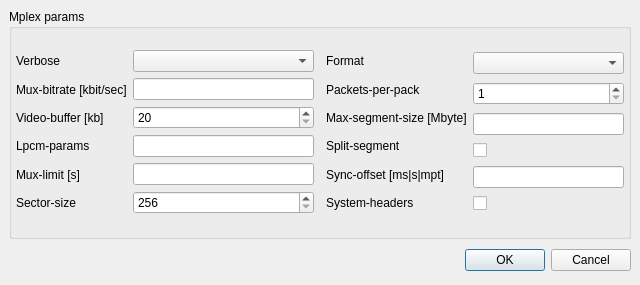
<ui version="4.0" >
 <class>TTMplexParamsDlg</class>
 <widget class="QDialog" name="TTMplexParamsDlg" >
  <property name="geometry" >
   <rect>
    <x>0</x>
    <y>0</y>
    <width>640</width>
    <height>285</height>
   </rect>
  </property>
  <property name="sizePolicy" >
   <sizepolicy vsizetype="Fixed" hsizetype="Fixed" >
    <horstretch>0</horstretch>
    <verstretch>0</verstretch>
   </sizepolicy>
  </property>
  <property name="windowTitle" >
   <string>Mplex-Params</string>
  </property>
  <layout class="QGridLayout" >
   <property name="leftMargin" >
    <number>9</number>
   </property>
   <property name="topMargin" >
    <number>9</number>
   </property>
   <property name="rightMargin" >
    <number>9</number>
   </property>
   <property name="bottomMargin" >
    <number>9</number>
   </property>
   <property name="horizontalSpacing" >
    <number>6</number>
   </property>
   <property name="verticalSpacing" >
    <number>6</number>
   </property>
   <item row="0" column="0" >
    <widget class="QGroupBox" name="groupBox" >
     <property name="title" >
      <string>Mplex params</string>
     </property>
     <layout class="QGridLayout" >
      <property name="leftMargin" >
       <number>4</number>
      </property>
      <property name="topMargin" >
       <number>4</number>
      </property>
      <property name="rightMargin" >
       <number>4</number>
      </property>
      <property name="bottomMargin" >
       <number>4</number>
      </property>
      <property name="horizontalSpacing" >
       <number>12</number>
      </property>
      <property name="verticalSpacing" >
       <number>12</number>
      </property>
      <item row="0" column="1" >
       <layout class="QHBoxLayout" >
        <property name="spacing" >
         <number>6</number>
        </property>
        <property name="leftMargin" >
         <number>0</number>
        </property>
        <property name="topMargin" >
         <number>0</number>
        </property>
        <property name="rightMargin" >
         <number>0</number>
        </property>
        <property name="bottomMargin" >
         <number>0</number>
        </property>
        <item>
         <layout class="QVBoxLayout" >
          <property name="spacing" >
           <number>6</number>
          </property>
          <property name="leftMargin" >
           <number>0</number>
          </property>
          <property name="topMargin" >
           <number>0</number>
          </property>
          <property name="rightMargin" >
           <number>0</number>
          </property>
          <property name="bottomMargin" >
           <number>0</number>
          </property>
          <item>
           <widget class="QLabel" name="label" >
            <property name="text" >
             <string>Format</string>
            </property>
           </widget>
          </item>
          <item>
           <widget class="QLabel" name="label_8" >
            <property name="text" >
             <string>Packets-per-pack</string>
            </property>
           </widget>
          </item>
          <item>
           <widget class="QLabel" name="label_9" >
            <property name="text" >
             <string>Max-segment-size [Mbyte]</string>
            </property>
           </widget>
          </item>
          <item>
           <widget class="QLabel" name="label_11" >
            <property name="text" >
             <string>Split-segment</string>
            </property>
           </widget>
          </item>
          <item>
           <widget class="QLabel" name="label_6" >
            <property name="text" >
             <string>Sync-offset [ms|s|mpt]</string>
            </property>
           </widget>
          </item>
          <item>
           <widget class="QLabel" name="label_10" >
            <property name="text" >
             <string>System-headers</string>
            </property>
           </widget>
          </item>
         </layout>
        </item>
        <item>
         <layout class="QVBoxLayout" >
          <property name="spacing" >
           <number>6</number>
          </property>
          <property name="leftMargin" >
           <number>0</number>
          </property>
          <property name="topMargin" >
           <number>0</number>
          </property>
          <property name="rightMargin" >
           <number>0</number>
          </property>
          <property name="bottomMargin" >
           <number>0</number>
          </property>
          <item>
           <widget class="QComboBox" name="cbFormat" />
          </item>
          <item>
           <widget class="QSpinBox" name="sbPacketsPerPack" >
            <property name="minimum" >
             <number>1</number>
            </property>
            <property name="maximum" >
             <number>100</number>
            </property>
           </widget>
          </item>
          <item>
           <widget class="QLineEdit" name="leMaxSegmentSize" />
          </item>
          <item>
           <widget class="QCheckBox" name="cbSplitSegment" >
            <property name="layoutDirection" >
             <enum>Qt::LeftToRight</enum>
            </property>
            <property name="text" >
             <string/>
            </property>
           </widget>
          </item>
          <item>
           <widget class="QLineEdit" name="leSyncOffset" />
          </item>
          <item>
           <widget class="QCheckBox" name="cbSystemHeaders" >
            <property name="layoutDirection" >
             <enum>Qt::LeftToRight</enum>
            </property>
            <property name="text" >
             <string/>
            </property>
           </widget>
          </item>
         </layout>
        </item>
       </layout>
      </item>
      <item row="0" column="0" >
       <layout class="QHBoxLayout" >
        <property name="spacing" >
         <number>6</number>
        </property>
        <property name="leftMargin" >
         <number>0</number>
        </property>
        <property name="topMargin" >
         <number>0</number>
        </property>
        <property name="rightMargin" >
         <number>0</number>
        </property>
        <property name="bottomMargin" >
         <number>0</number>
        </property>
        <item>
         <layout class="QVBoxLayout" >
          <property name="spacing" >
           <number>6</number>
          </property>
          <property name="leftMargin" >
           <number>0</number>
          </property>
          <property name="topMargin" >
           <number>0</number>
          </property>
          <property name="rightMargin" >
           <number>0</number>
          </property>
          <property name="bottomMargin" >
           <number>0</number>
          </property>
          <item>
           <widget class="QLabel" name="laVerbose" >
            <property name="text" >
             <string>Verbose</string>
            </property>
           </widget>
          </item>
          <item>
           <widget class="QLabel" name="label_2" >
            <property name="text" >
             <string>Mux-bitrate [kbit/sec]</string>
            </property>
           </widget>
          </item>
          <item>
           <widget class="QLabel" name="label_3" >
            <property name="text" >
             <string>Video-buffer [kb]</string>
            </property>
           </widget>
          </item>
          <item>
           <widget class="QLabel" name="label_4" >
            <property name="text" >
             <string>Lpcm-params</string>
            </property>
           </widget>
          </item>
          <item>
           <widget class="QLabel" name="label_5" >
            <property name="text" >
             <string>Mux-limit [s]</string>
            </property>
           </widget>
          </item>
          <item>
           <widget class="QLabel" name="label_7" >
            <property name="text" >
             <string>Sector-size</string>
            </property>
           </widget>
          </item>
         </layout>
        </item>
        <item>
         <layout class="QVBoxLayout" >
          <property name="spacing" >
           <number>6</number>
          </property>
          <property name="leftMargin" >
           <number>0</number>
          </property>
          <property name="topMargin" >
           <number>0</number>
          </property>
          <property name="rightMargin" >
           <number>0</number>
          </property>
          <property name="bottomMargin" >
           <number>0</number>
          </property>
          <item>
           <widget class="QComboBox" name="cbVerbose" />
          </item>
          <item>
           <widget class="QLineEdit" name="leMuxBitrate" />
          </item>
          <item>
           <widget class="QSpinBox" name="sbVIdeoBuffer" >
            <property name="minimum" >
             <number>20</number>
            </property>
            <property name="maximum" >
             <number>2000</number>
            </property>
           </widget>
          </item>
          <item>
           <widget class="QLineEdit" name="leLpcmParams" />
          </item>
          <item>
           <widget class="QLineEdit" name="leMuxLimit" />
          </item>
          <item>
           <widget class="QSpinBox" name="sbSectorSize" >
            <property name="minimum" >
             <number>256</number>
            </property>
            <property name="maximum" >
             <number>16384</number>
            </property>
           </widget>
          </item>
         </layout>
        </item>
       </layout>
      </item>
     </layout>
    </widget>
   </item>
   <item row="1" column="0" >
    <layout class="QHBoxLayout" >
     <property name="spacing" >
      <number>6</number>
     </property>
     <property name="leftMargin" >
      <number>0</number>
     </property>
     <property name="topMargin" >
      <number>0</number>
     </property>
     <property name="rightMargin" >
      <number>0</number>
     </property>
     <property name="bottomMargin" >
      <number>0</number>
     </property>
     <item>
      <spacer>
       <property name="orientation" >
        <enum>Qt::Horizontal</enum>
       </property>
       <property name="sizeHint" >
        <size>
         <width>131</width>
         <height>31</height>
        </size>
       </property>
      </spacer>
     </item>
     <item>
      <widget class="QPushButton" name="okButton" >
       <property name="text" >
        <string>OK</string>
       </property>
      </widget>
     </item>
     <item>
      <widget class="QPushButton" name="cancelButton" >
       <property name="text" >
        <string>Cancel</string>
       </property>
      </widget>
     </item>
    </layout>
   </item>
  </layout>
 </widget>
 <resources/>
 <connections>
  <connection>
   <sender>okButton</sender>
   <signal>clicked()</signal>
   <receiver>TTMplexParamsDlg</receiver>
   <slot>accept()</slot>
   <hints>
    <hint type="sourcelabel" >
     <x>278</x>
     <y>253</y>
    </hint>
    <hint type="destinationlabel" >
     <x>96</x>
     <y>254</y>
    </hint>
   </hints>
  </connection>
  <connection>
   <sender>cancelButton</sender>
   <signal>clicked()</signal>
   <receiver>TTMplexParamsDlg</receiver>
   <slot>reject()</slot>
   <hints>
    <hint type="sourcelabel" >
     <x>369</x>
     <y>253</y>
    </hint>
    <hint type="destinationlabel" >
     <x>179</x>
     <y>282</y>
    </hint>
   </hints>
  </connection>
 </connections>
</ui>
